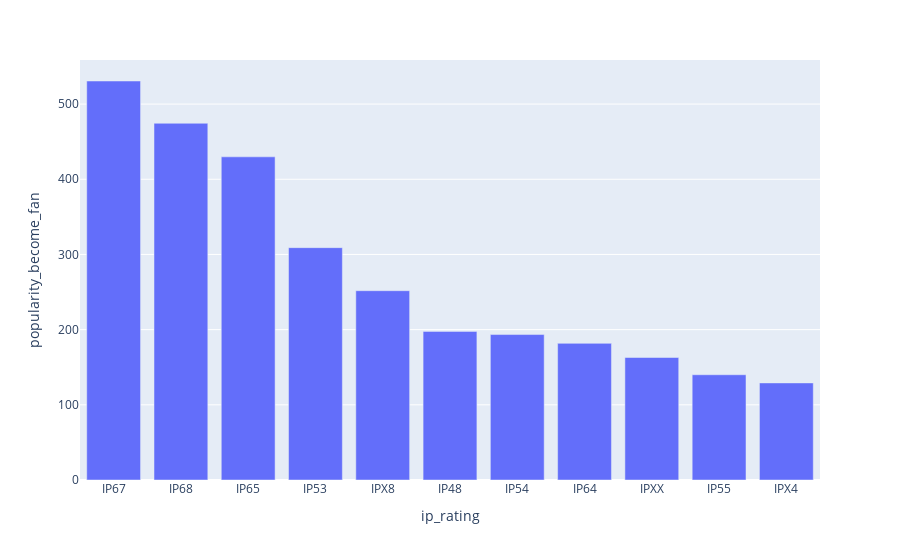

Notebook source saved alongside this figure:
### Markdown cell above
Some of the brands, like Nothing, have recieved massive popularity increase at the start and the popularity gradually decreased over time.
Some of the brands, like Samsung, have kept the number of likes on their phones consistent throughout the years.

The trend of phones recieving less likes over the years might be due to user engagement of GSMArena and might not be indicative.

### Code cell
pdf = df.groupby(['ip_rating'])['popularity_become_fan'].mean().reset_index()
px.bar(pdf.sort_values('popularity_become_fan', ascending=False), x='ip_rating', y='popularity_become_fan')

### Figure 1 — Plotly figure (JSON) as saved in the notebook; plotly's stock layout.template omitted (floating-point values rounded to 4 significant figures)
{"data": [{"hovertemplate": "ip_rating=%{x}<br>popularity_become_fan=%{y}<extra></extra>", "legendgroup": "", "marker": {"color": "#636efa", "pattern": {"shape": ""}}, "name": "", "orientation": "v", "showlegend": false, "textposition": "auto", "type": "bar", "x": ["IP67", "IP68", "IP65", "IP53", "IPX8", "IP48", "IP54", "IP64", "IPXX", "IP55", "IPX4"], "xaxis": "x", "y": [530.7, 474.5, 429.8, 309.0, 251.8, 197.7, 193.4, 181.7, 162.9, 140.0, 129.1], "yaxis": "y"}], "layout": {"barmode": "relative", "legend": {"tracegroupgap": 0}, "margin": {"t": 60}, "xaxis": {"anchor": "y", "domain": [0, 1], "title": {"text": "ip_rating"}}, "yaxis": {"anchor": "x", "domain": [0, 1], "title": {"text": "popularity_become_fan"}}}}
